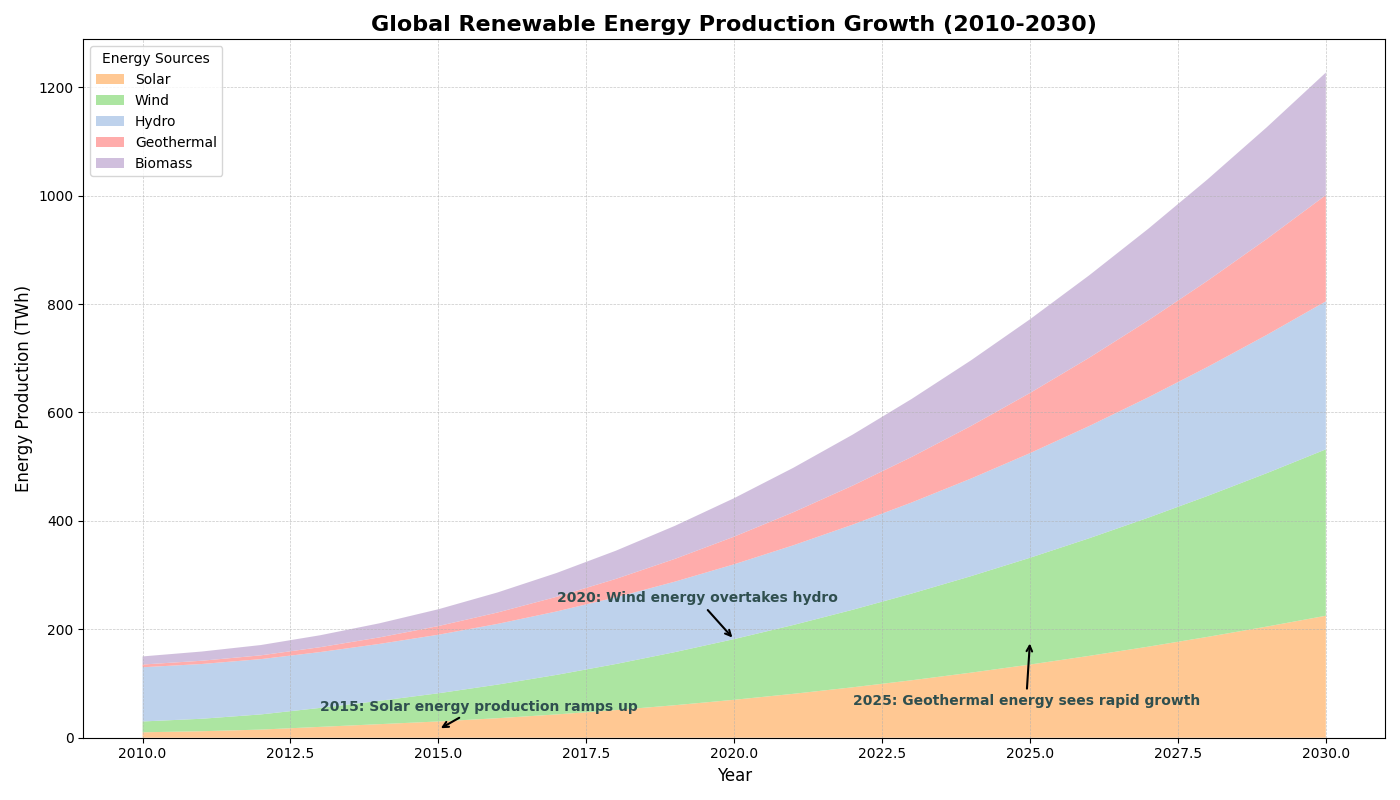

Source code (Python):
import matplotlib.pyplot as plt
import numpy as np

# Define the years
years = np.arange(2010, 2031)

# Artificial data for renewable energy production in terawatt-hours (TWh)
solar_energy = np.array([10, 12, 15, 20, 25, 30, 36, 43, 51, 60, 70, 81, 93, 106, 120, 135, 151, 168, 186, 205, 225])
wind_energy = np.array([20, 23, 28, 35, 43, 52, 62, 73, 85, 98, 112, 127, 143, 160, 178, 197, 217, 238, 260, 283, 307])
hydro_energy = np.array([100, 101, 102, 103, 105, 108, 112, 117, 123, 130, 138, 147, 157, 168, 180, 193, 207, 222, 238, 255, 273])
geothermal_energy = np.array([5, 6, 7, 9, 12, 16, 21, 27, 34, 42, 51, 61, 72, 84, 97, 111, 126, 142, 159, 177, 196])
biomass_energy = np.array([15, 17, 19, 22, 26, 31, 37, 44, 52, 61, 71, 82, 94, 107, 121, 136, 152, 169, 187, 206, 226])

# Stack the data for area chart
energy_data = np.vstack([solar_energy, wind_energy, hydro_energy, geothermal_energy, biomass_energy])

# Colors for each area
colors = ['#ffbb78', '#98df8a', '#aec7e8', '#ff9896', '#c5b0d5']

# Plotting the area chart
fig, ax = plt.subplots(figsize=(14, 8))
ax.stackplot(years, energy_data, labels=['Solar', 'Wind', 'Hydro', 'Geothermal', 'Biomass'], colors=colors, alpha=0.8)

# Add title and labels
ax.set_title("Global Renewable Energy Production Growth (2010-2030)", fontsize=16, weight='bold')
ax.set_xlabel("Year", fontsize=12)
ax.set_ylabel("Energy Production (TWh)", fontsize=12)

# Adding legend
ax.legend(loc='upper left', fontsize=10, title='Energy Sources')

# Customize grid
ax.grid(True, which='both', linestyle='--', linewidth=0.5, alpha=0.7)

# Adding annotations for significant milestones
ax.annotate('2015: Solar energy production ramps up', xy=(2015, solar_energy[5] / 2), xytext=(2013, 50),
            arrowprops=dict(facecolor='black', arrowstyle='->', lw=1.5),
            fontsize=10, fontweight='bold', color='darkslategray')

ax.annotate('2020: Wind energy overtakes hydro', xy=(2020, wind_energy[10] + hydro_energy[10] / 2), xytext=(2017, 250),
            arrowprops=dict(facecolor='black', arrowstyle='->', lw=1.5),
            fontsize=10, fontweight='bold', color='darkslategray')

ax.annotate('2025: Geothermal energy sees rapid growth', xy=(2025, geothermal_energy[15] + biomass_energy[15] / 2), xytext=(2022, 60),
            arrowprops=dict(facecolor='black', arrowstyle='->', lw=1.5),
            fontsize=10, fontweight='bold', color='darkslategray')

# Adjusting the layout
plt.tight_layout()

# Display the plot
plt.show()
